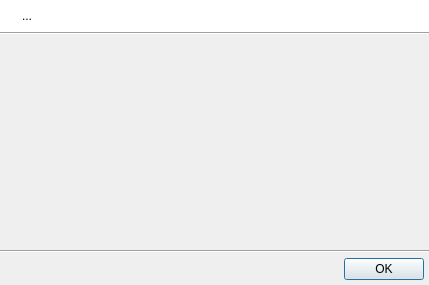
<?xml version="1.0" encoding="UTF-8"?>
<ui version="4.0">
 <class>QUTextDialog</class>
 <widget class="QDialog" name="QUTextDialog">
  <property name="windowModality">
   <enum>Qt::NonModal</enum>
  </property>
  <property name="geometry">
   <rect>
    <x>0</x>
    <y>0</y>
    <width>429</width>
    <height>285</height>
   </rect>
  </property>
  <property name="windowTitle">
   <string>Dialog</string>
  </property>
  <property name="windowIcon">
   <iconset resource="../resources/uman.qrc">
    <normaloff>:/types/text.png</normaloff>:/types/text.png</iconset>
  </property>
  <layout class="QVBoxLayout" name="verticalLayout">
   <property name="spacing">
    <number>0</number>
   </property>
   <property name="margin">
    <number>0</number>
   </property>
   <item>
    <widget class="QFrame" name="frame">
     <property name="palette">
      <palette>
       <active>
        <colorrole role="Base">
         <brush brushstyle="SolidPattern">
          <color alpha="255">
           <red>255</red>
           <green>255</green>
           <blue>255</blue>
          </color>
         </brush>
        </colorrole>
        <colorrole role="Window">
         <brush brushstyle="SolidPattern">
          <color alpha="255">
           <red>255</red>
           <green>255</green>
           <blue>255</blue>
          </color>
         </brush>
        </colorrole>
       </active>
       <inactive>
        <colorrole role="Base">
         <brush brushstyle="SolidPattern">
          <color alpha="255">
           <red>255</red>
           <green>255</green>
           <blue>255</blue>
          </color>
         </brush>
        </colorrole>
        <colorrole role="Window">
         <brush brushstyle="SolidPattern">
          <color alpha="255">
           <red>255</red>
           <green>255</green>
           <blue>255</blue>
          </color>
         </brush>
        </colorrole>
       </inactive>
       <disabled>
        <colorrole role="Base">
         <brush brushstyle="SolidPattern">
          <color alpha="255">
           <red>255</red>
           <green>255</green>
           <blue>255</blue>
          </color>
         </brush>
        </colorrole>
        <colorrole role="Window">
         <brush brushstyle="SolidPattern">
          <color alpha="255">
           <red>255</red>
           <green>255</green>
           <blue>255</blue>
          </color>
         </brush>
        </colorrole>
       </disabled>
      </palette>
     </property>
     <property name="autoFillBackground">
      <bool>true</bool>
     </property>
     <property name="frameShadow">
      <enum>QFrame::Raised</enum>
     </property>
     <layout class="QHBoxLayout">
      <item>
       <widget class="QLabel" name="infoIconLbl">
        <property name="sizePolicy">
         <sizepolicy hsizetype="Fixed" vsizetype="Preferred">
          <horstretch>0</horstretch>
          <verstretch>0</verstretch>
         </sizepolicy>
        </property>
        <property name="text">
         <string/>
        </property>
        <property name="pixmap">
         <pixmap resource="../resources/uman.qrc">:/marks/information.png</pixmap>
        </property>
        <property name="alignment">
         <set>Qt::AlignLeading|Qt::AlignLeft|Qt::AlignTop</set>
        </property>
       </widget>
      </item>
      <item>
       <widget class="QLabel" name="textLbl">
        <property name="text">
         <string>...</string>
        </property>
        <property name="alignment">
         <set>Qt::AlignLeading|Qt::AlignLeft|Qt::AlignTop</set>
        </property>
        <property name="wordWrap">
         <bool>true</bool>
        </property>
       </widget>
      </item>
     </layout>
    </widget>
   </item>
   <item>
    <widget class="Line" name="line">
     <property name="orientation">
      <enum>Qt::Horizontal</enum>
     </property>
    </widget>
   </item>
   <item>
    <layout class="QVBoxLayout">
     <property name="spacing">
      <number>5</number>
     </property>
     <property name="margin">
      <number>5</number>
     </property>
     <item>
      <widget class="QTextEdit" name="textEdit">
       <property name="palette">
        <palette>
         <active>
          <colorrole role="Base">
           <brush brushstyle="NoBrush">
            <color alpha="255">
             <red>0</red>
             <green>0</green>
             <blue>0</blue>
            </color>
           </brush>
          </colorrole>
         </active>
         <inactive>
          <colorrole role="Base">
           <brush brushstyle="NoBrush">
            <color alpha="255">
             <red>0</red>
             <green>0</green>
             <blue>0</blue>
            </color>
           </brush>
          </colorrole>
         </inactive>
         <disabled>
          <colorrole role="Base">
           <brush brushstyle="NoBrush">
            <color alpha="255">
             <red>0</red>
             <green>0</green>
             <blue>0</blue>
            </color>
           </brush>
          </colorrole>
         </disabled>
        </palette>
       </property>
       <property name="font">
        <font>
         <family>Lucida Console</family>
        </font>
       </property>
       <property name="styleSheet">
        <string>background-color: rgba(255, 255, 255, 0);</string>
       </property>
       <property name="frameShape">
        <enum>QFrame::NoFrame</enum>
       </property>
       <property name="lineWrapMode">
        <enum>QTextEdit::NoWrap</enum>
       </property>
       <property name="readOnly">
        <bool>true</bool>
       </property>
      </widget>
     </item>
    </layout>
   </item>
   <item>
    <widget class="Line" name="line_2">
     <property name="orientation">
      <enum>Qt::Horizontal</enum>
     </property>
    </widget>
   </item>
   <item>
    <layout class="QHBoxLayout">
     <property name="spacing">
      <number>0</number>
     </property>
     <property name="margin">
      <number>5</number>
     </property>
     <item>
      <spacer>
       <property name="orientation">
        <enum>Qt::Horizontal</enum>
       </property>
       <property name="sizeHint" stdset="0">
        <size>
         <width>40</width>
         <height>20</height>
        </size>
       </property>
      </spacer>
     </item>
     <item>
      <widget class="QPushButton" name="doneBtn">
       <property name="text">
        <string>OK</string>
       </property>
       <property name="icon">
        <iconset resource="../resources/uman.qrc">
         <normaloff>:/marks/accept.png</normaloff>:/marks/accept.png</iconset>
       </property>
      </widget>
     </item>
    </layout>
   </item>
  </layout>
 </widget>
 <resources>
  <include location="../resources/uman.qrc"/>
 </resources>
 <connections/>
</ui>
